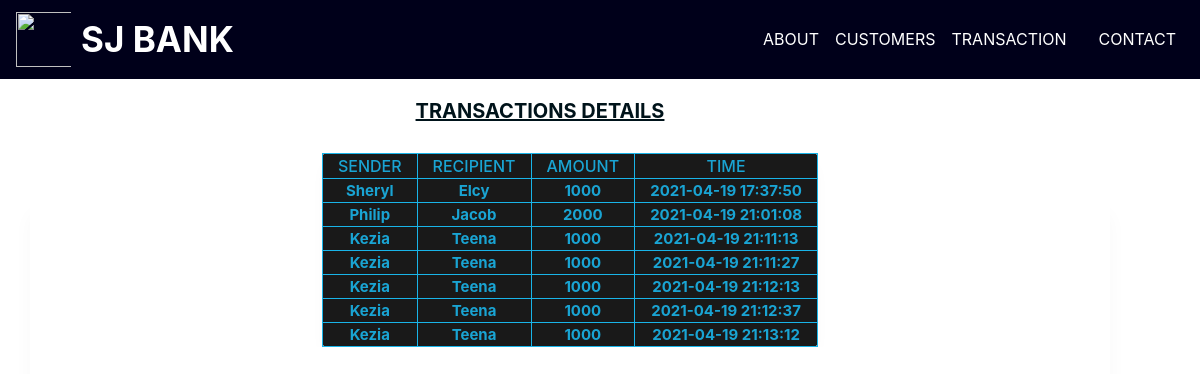
The app's page /viewtransactions.php with its own data.
### tables this page shows
CREATE TABLE `transferdetails` (
  `Sender` text NOT NULL,
  `Receipient` text NOT NULL,
  `Amount` float NOT NULL,
  `Time` datetime NOT NULL DEFAULT current_timestamp()
);

### viewtransactions.php (the view, shortened to what this page needs)
<html>
<head>
<link rel="stylesheet" href="https://maxcdn.bootstrapcdn.com/bootstrap/4.5.2/css/bootstrap.min.css">
<link rel="stylesheet" href="https://cdnjs.cloudflare.com/ajax/libs/font-awesome/4.7.0/css/font-awesome.min.css">
</head>
<body background="images/15.png"; >
<div class="main_div">
     <div class="navbar navbar-expand-md">
     <img src="images/logo.png" class="logo" width="65" height="55"; style="padding-right: 10px;">
      <a href="#" class="navbar-brand font-weight-bold text-white text-center"; style= "font-size: 35px;">SJ BANK</a>
       <div class="collapse navbar-collapse text-center" id="collapsenavbar">
          <ul class="navbar-nav ml-auto">
              <li class="nav-item">
                  <a href="index.php" class="nav-link text-white">ABOUT</a></li>
              <li class="nav-item">
                  <a href="viewcustomers.php" class="nav-link text-white">CUSTOMERS</a></li>
             <li class="nav-item">
                 <a href="viewtransactions.php" class="nav-link text-white ">TRANSACTION</a></li>
              <li class="nav-item">
                  <a href="viewcustomers.php" class="nav-link text-white"></a></li>
              <li class="nav-item">
                  <a href="#" class="nav-link text-white">CONTACT</a></li>
               </ul>
        </div>
     </div>
          <div class="display_table">
                 <br><h1><b><u>TRANSACTIONS DETAILS</u><b></h1>
                 <div class="center_div">
               <div class="table-responsive">
                    <table>
                    <thead>
                     <tr>
                     <th>Sender</th>
                      <th>Recipient</th>
                      <th>Amount</th>
                       <th>Time</th>
                    </tr>
                    </thead>
                   <tbody>
                  </div>
          <?php
          include 'connection.php';
          $selectquery = "select * from transferdetails";
          $query = mysqli_query($con,$selectquery);
           while($res = mysqli_fetch_array($query))
          {
            ?>
               <tr>
               <td><?php  echo $res['Sender']; ?></td>
               <td><?php echo $res['Receipient']; ?></td>
               <td><?php echo $res['Amount']; ?></td>
               <td><?php echo $res['Time']; ?></td>
               </tr>
             <?php
          }
           ?>
</div>
</div>
</div>
</body>
</html>

### viewtransactions.php (style rules this page uses)
* { margin:0; padding:0; box-sizing:border-box; }
.navbar { width:100%; white-space:nowrap; background-color: #00001a ; }
.main_div { width:100%; height:100vh; }
.display_table { width:90vw; height:100vh; display:flex; flex-direction:column; justify-content: center; text-align:center; }
.center_div { width:90vw; height:90vh; padding:10px 0 0 0; box-shadow:0 70px 20px 0 rgba(0,0,0,0.03); border-radius:10px; margin-left:30px; }
h1 { font-size:20px; color: #00131a; text-align:center; margin-top:-20px; margin-bottom:20px; }
table { border-collapse:collapse; background-color:black; box-shadow:0 10px 20px 0 rgba(0,0,0,0.03); border-radius: 5px; border-collapse:collapse; table-layout:fixed; opacity:0.9; color: #00ace6; font-weight:bold; margin:auto; }
th,td { border:1px solid #00ace6; padding:2px 15px; text-align:center; opacity:0.9; color: #00ace6 ; }
th { text-transform:uppercase; font-weight:500; }
td { font-size:15px; }
body { background-repeat: no-repeat; background-attachment: fixed; background-size: 100% 100%; }

### records on screen
transferdetails: Sender "Sheryl", Receipient "Elcy", Amount "1000", Time "2021-04-19 17:37:50"
transferdetails: Sender "Philip", Receipient "Jacob", Amount "2000", Time "2021-04-19 21:01:08"
transferdetails: Sender "Kezia", Receipient "Teena", Amount "1000", Time "2021-04-19 21:11:13"
transferdetails: Sender "Kezia", Receipient "Teena", Amount "1000", Time "2021-04-19 21:11:27"
transferdetails: Sender "Kezia", Receipient "Teena", Amount "1000", Time "2021-04-19 21:12:13"
transferdetails: Sender "Kezia", Receipient "Teena", Amount "1000", Time "2021-04-19 21:12:37"
transferdetails: Sender "Kezia", Receipient "Teena", Amount "1000", Time "2021-04-19 21:13:12"
